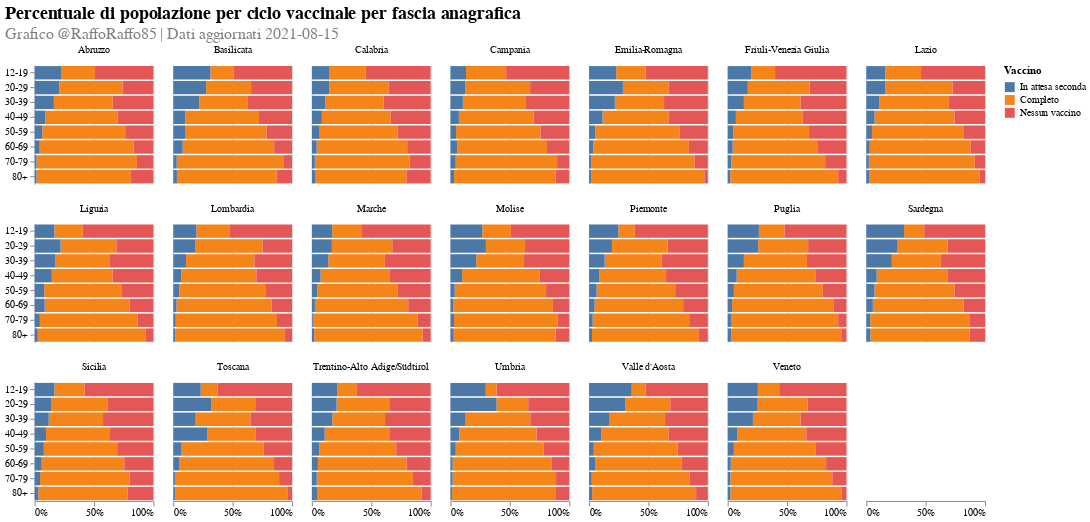

Write notebook code for a chart like this one.
### Markdown cell above
# Regional share

### Code cell
str_rename = {'share_ciclo_completo': 'Completo', 'share_solo_prima': 'In attesa seconda', 'share_missing': 'Nessun vaccino'}.get
order_rename = {'share_ciclo_completo': 1, 'share_solo_prima': 0, 'share_missing': 2}.get
plot_title = alt.TitleParams(
    "Percentuale di popolazione per ciclo vaccinale per fascia anagrafica",
    fontSize=18,
    subtitle=[FOOTNOTE],
    subtitleColor='grey', subtitleFontSize=16,
    align='left', anchor='start'
)
bar_plt_df = (
    regional_age_df
    .melt(
        id_vars=['fascia_anagrafica', 'nome_area'],
        value_vars=['share_ciclo_completo', 'share_solo_prima', 'share_missing']
    )
    .assign(Vaccino=lambda x: x.variable.apply(str_rename))
    .assign(order=lambda x: x.variable.apply(order_rename))
    #.query('nome_area=="Campania"')
)
(
    alt.Chart(bar_plt_df, title=plot_title)
    .mark_bar()
    .encode(
        x=alt.X('value:Q', stack='zero', axis=alt.Axis(format='.0%'), title=''),
        y=alt.Y('fascia_anagrafica:N', title=''),
        color=alt.Color('Vaccino:N', sort=alt.EncodingSortField('order', order='ascending')),
        order='order',
        facet=alt.Facet('nome_area:N', columns=7, title=''),
        tooltip=[
            alt.Tooltip('fascia_anagrafica:N', title='Fascia anagrafica'),
            alt.Tooltip('Vaccino:N', title='Vaccino'),
            alt.Tooltip('value:Q', format='.1%', title='Popolazione vaccinata')
        ]
    )
    .properties(width=120, height=120)
    .configure_view(strokeOpacity=0)
)

### Figure 1 — Vega-Lite specification as saved in the notebook (floating-point values rounded to 4 significant figures; data arrays with more than 128 entries replaced by an {"elided": "..."} marker saying what was removed)
{"config": {"view": {"continuousWidth": 400, "continuousHeight": 300, "strokeOpacity": 0}}, "data": {"name": "data-233d752259afe4381206fffd8905b5e2"}, "mark": "bar", "encoding": {"color": {"type": "nominal", "field": "Vaccino", "sort": {"field": "order", "order": "ascending"}}, "facet": {"type": "nominal", "columns": 7, "field": "nome_area", "title": ""}, "order": {"type": "quantitative", "field": "order"}, "tooltip": [{"type": "nominal", "field": "fascia_anagrafica", "title": "Fascia anagrafica"}, {"type": "nominal", "field": "Vaccino", "title": "Vaccino"}, {"type": "quantitative", "field": "value", "format": ".1%", "title": "Popolazione vaccinata"}], "x": {"type": "quantitative", "axis": {"format": ".0%"}, "field": "value", "stack": "zero", "title": ""}, "y": {"type": "nominal", "field": "fascia_anagrafica", "title": ""}}, "height": 120, "title": {"text": "Percentuale di popolazione per ciclo vaccinale per fascia anagrafica", "align": "left", "anchor": "start", "fontSize": 18, "subtitle": ["Grafico @RaffoRaffo85 | Dati aggiornati 2021-08-15"], "subtitleColor": "grey", "subtitleFontSize": 16}, "width": 120, "$schema": "https://vega.github.io/schema/vega-lite/v4.8.1.json", "datasets": {"data-233d752259afe4381206fffd8905b5e2": {"elided": "480 records"}}}
